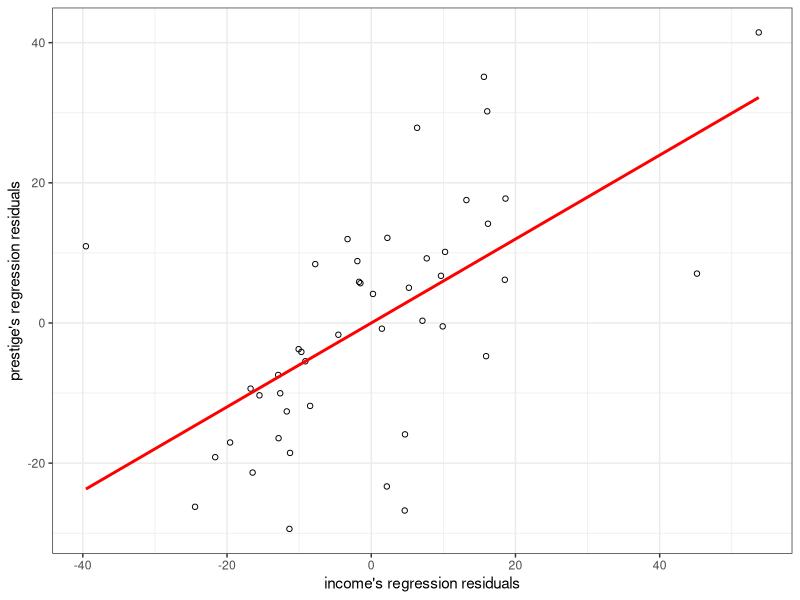
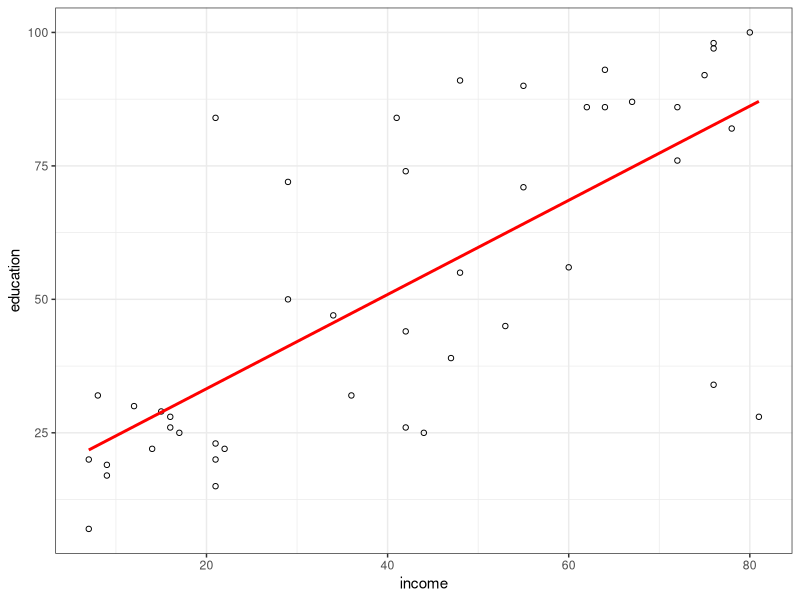
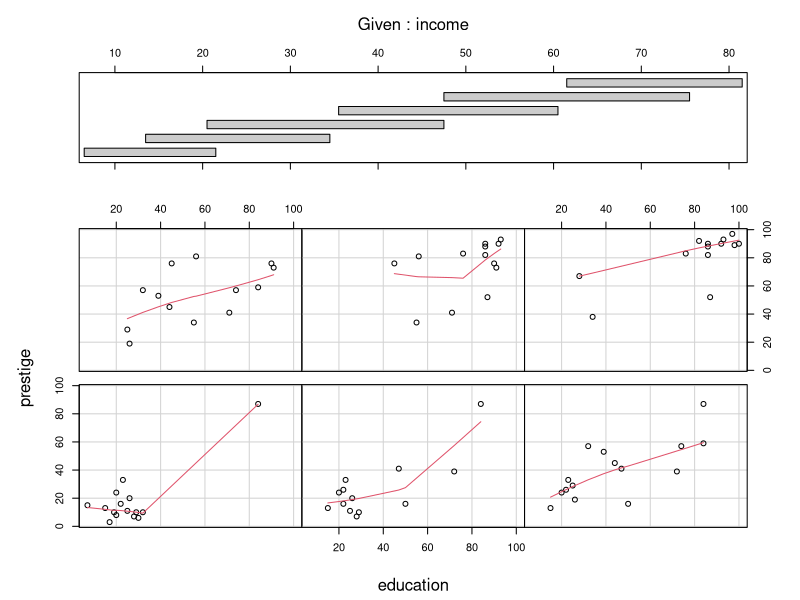
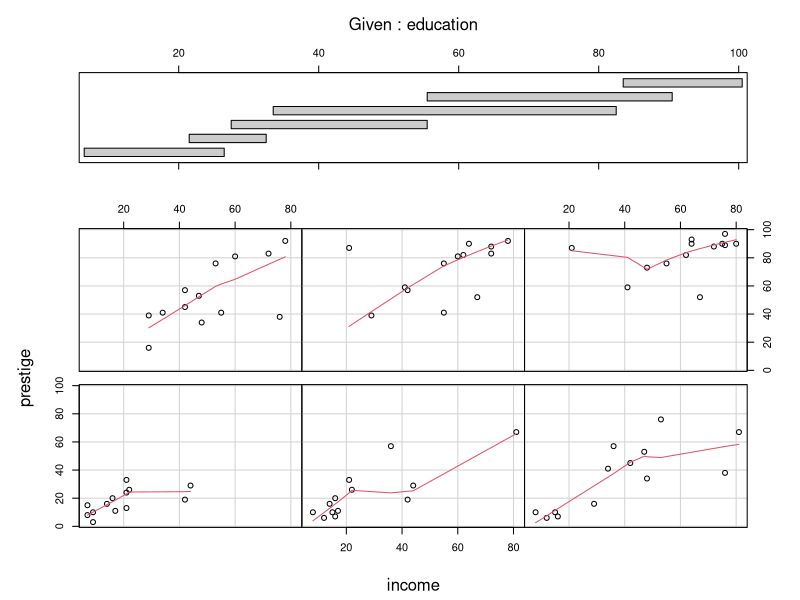
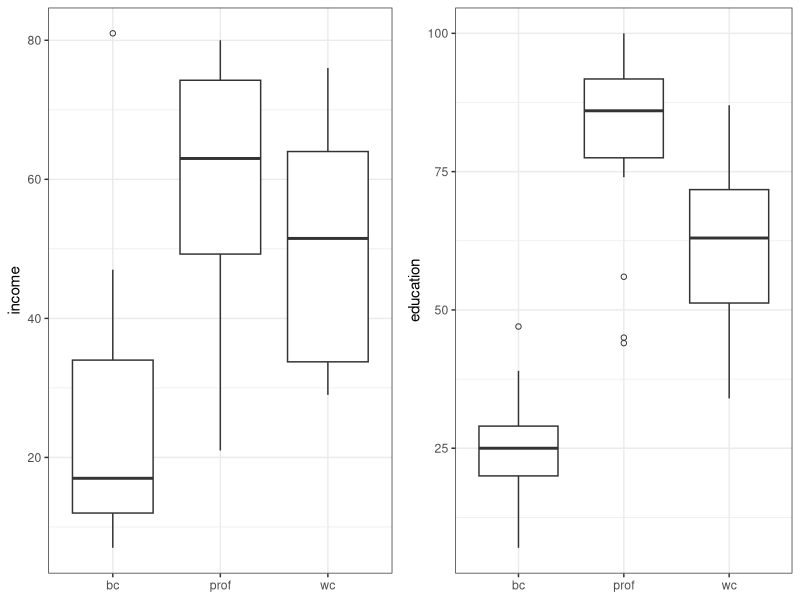
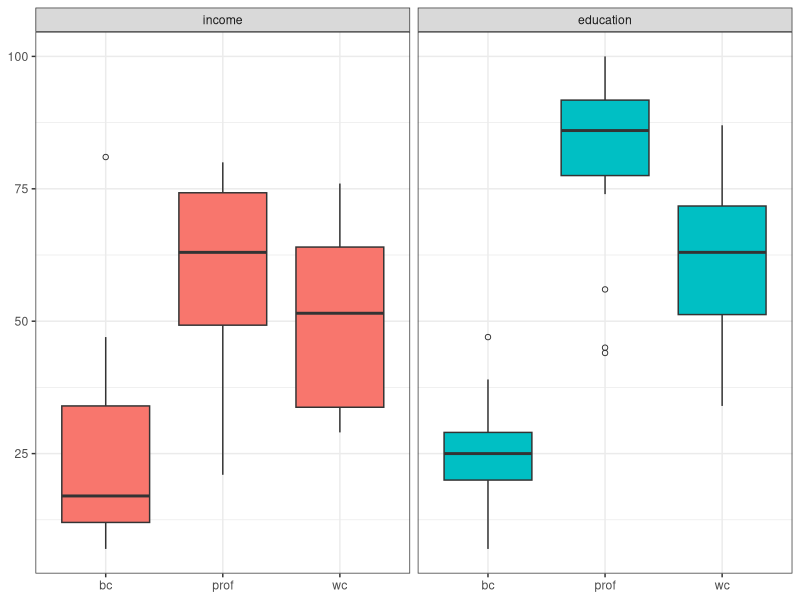
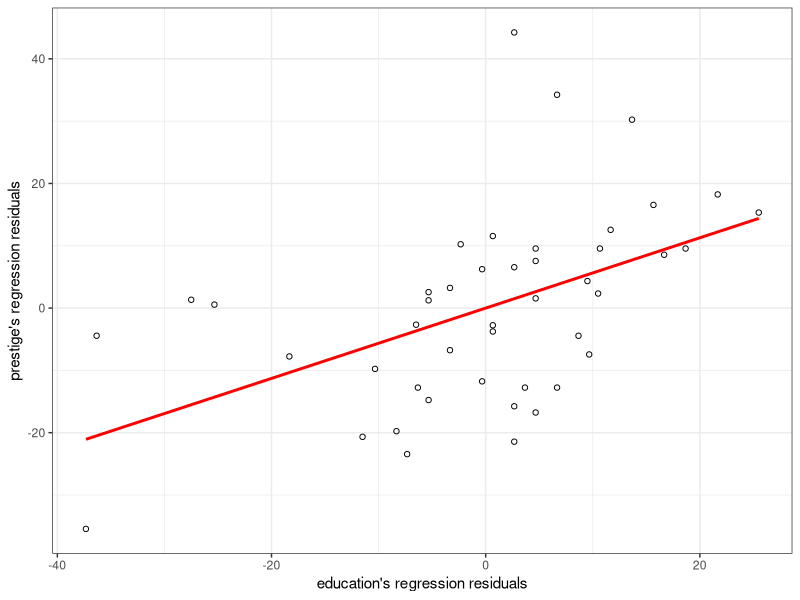
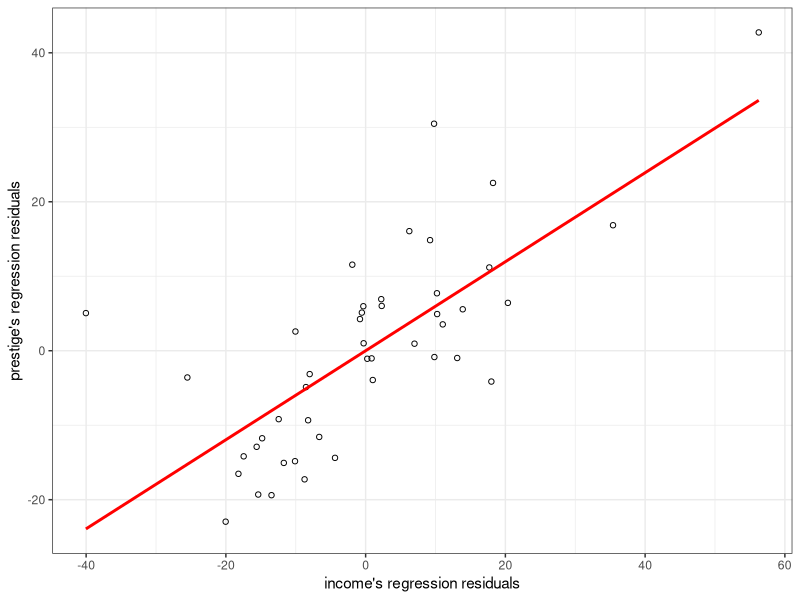

Here is the R script that generated these plots, in order:
# Februrary 26, 2014
# Outline:
#   1. Investigate added-variable plots (aka avPlots, partial regression plots)
#      with real data.
#   2. Do a simulation study to show how R^2 increases in a few cases

# 1. av plots
# What are they?
# See: Wikipedia: https://en.wikipedia.org/wiki/Partial_regression_plot
# But, in a (not so terse) nutshell:
# The residuals from Y ~ X1 + X2 gives us a sense of how much variability in Y 
# is not captured by X1 and X2. Hence, the residuals from Z ~ X1 + X2 tell us
# how much variability resides in Z that is not explained by X1 + X2. If the
# residual vectors from these two vectors "have nothing to do with each other"
# Then it would stand to reason adding the extra variability from Z into the
# model "X1 + X2 + Z" shouldn't really do a better job capturing the
# variability in Y.
# If the residuals are strongly correlated, then introducing Z to the model
# can give us a better chance at modeling the leftover variability in Y through
# Z. 

library(car) # contains Duncan's occupation data, and avPlots
data(Duncan)

baseModel <- lm(prestige ~ education, data=Duncan)
summary(baseModel)

partialReg <- lm(income ~ education, data=Duncan)
summary(partialReg)

# make the avplot by hand with ggplot2
library(ggplot2)

#####
# Multiple plot function 
# http://www.cookbook-r.com/Graphs/Multiple_graphs_on_one_page_(ggplot2)/
#
# ggplot objects can be passed in ..., or to plotlist (as a list of ggplot
# objects)
# - cols:   Number of columns in layout
# - layout: A matrix specifying the layout. If present, 'cols' is ignored.
#
# If the layout is something like matrix(c(1,2,3,3), nrow=2, byrow=TRUE),
# then plot 1 will go in the upper left, 2 will go in the upper right, and
# 3 will go all the way across the bottom.

multiplot <- function(..., plotlist=NULL, file, cols=1, layout=NULL) {
  require(grid)
  
  # Make a list from the ... arguments and plotlist
  plots <- c(list(...), plotlist)
  
  numPlots = length(plots)
  
  # If layout is NULL, then use 'cols' to determine layout
  if (is.null(layout)) {
    # Make the panel
    # ncol: Number of columns of plots
    # nrow: Number of rows needed, calculated from # of cols
    layout <- matrix(seq(1, cols * ceiling(numPlots/cols)),
                     ncol = cols, nrow = ceiling(numPlots/cols))
  }
  
  if (numPlots==1) {
    print(plots[[1]])
    
  } else {
    # Set up the page
    grid.newpage()
    pushViewport(viewport(layout = grid.layout(nrow(layout), ncol(layout))))
    
    # Make each plot, in the correct location
    for (i in 1:numPlots) {
      # Get the i,j matrix positions of the regions that contain this subplot
      matchidx <- as.data.frame(which(layout == i, arr.ind = TRUE))
      
      print(plots[[i]], vp = viewport(layout.pos.row = matchidx$row,
                                      layout.pos.col = matchidx$col))
    }
  }
}
#####

makeGGScatter <- function(X, Y, .res=FALSE) {
  axisLabels <- if (.res) {
    paste0(c(substitute(X), substitute(Y)),
           "'s regression residuals")
  } else {
    paste0(c(substitute(X), substitute(Y)))
  }
  
  ggplot(data=data.frame(X=X,Y=Y), aes(x=X, y=Y)) +
    geom_point(shape=1) +
    stat_smooth(method="lm", se=FALSE, color='red') +
    theme_bw() +
    labs(x=axisLabels[1],
         y=axisLabels[2],
         title=NULL)
}

partialRegRes <- partialReg$residuals
baseModelRes <- baseModel$residuals

within(data=data.frame(), expr={
  income <- partialRegRes
  prestige <- baseModelRes
  ggAVPlot <- makeGGScatter(income, prestige, .res=TRUE)
  show(ggAVPlot)  
})

cor(partialRegRes, baseModelRes) # 0.61 <- this is fairly high

# Now, we check out the extended model: "income + education"
extendedModel <- lm(prestige ~ income + education, data=Duncan)
summary(extendedModel)

# calculate R^2 of the two models
calcR2Increase <- function(baseModel, extendedModel) {
  extendedModelR2 <- var(extendedModel$fitted.values)/var(Duncan$prestige)
  baseModelR2 <- var(baseModel$fitted.values)/var(Duncan$prestige)
  
  # find the percent increase
  abs(baseModelR2 - extendedModelR2) / baseModelR2 
}

calcR2Increase(baseModel, extendedModel) # approximately 14%  

# look at colinearity between income and education
cor(Duncan$income, Duncan$education) # 0.7245

# Let's do some EDA on these variables
with(data=Duncan, makeGGScatter(income, education, FALSE)) # seem pretty colinear

coplot(prestige ~ education | income, data=Duncan, panel=panel.smooth, span=.99)
coplot(prestige ~ income | education, data=Duncan, panel=panel.smooth, span=.99)
# ^^ so prestige conditioning out a variable doesn't completely kill
# predictability of the remainder of the model

# Now, let's consider adding the other variable: "type".
# First, let's do some basic EDA
incVsType <- ggplot(data=Duncan, aes(x=type, y=income)) +
  geom_boxplot(outlier.shape=1) + 
  labs(x=NULL, title=NULL) +
  theme_bw()

educVsType <- ggplot(data=Duncan, aes(x=type, y=education)) +
  geom_boxplot(outlier.shape=1) + 
  labs(x=NULL, title=NULL) +
  theme_bw()

multiplot(incVsType, educVsType, cols = 2)

# Alternatively,
library(reshape2)
ggplot(data=melt(data=Duncan,id.vars=c("type"),
                 measure.vars=c("income", "education")),
       aes(x=type, y=value, fill=variable)) +
  geom_boxplot(outlier.shape=1) +
  scale_fill_discrete(guide=FALSE) +
  facet_grid(~variable, scales="free_y") +
  theme_bw() +
  labs(x=NULL, title=NULL, y=NULL)

# so there's a clear trend between type and income (education)
# Let's try and do the regression "type ~ income + education"

partialReg2 <- lm(factor(type) ~ income + education, data=Duncan)

# STOP! You guys don't know how to predict categorical output, yet.
# Without using this residuals, let's add type to the model, anyway and see
# how the R^2 increases.

extendedModel2 <- lm(prestige ~ income + education + type, data=Duncan)
summary(extendedModel2)

# Notice: dummy cariables for type aren't very significant -- an indicator that
# income and education are doing most of the heavy lifting.

calcR2Increase(extendedModel, extendedModel2) # approximately 10%
calcR2Increase(baseModel, extendedModel2) # approximately 25%

# this exercise was partly to remind you the limitations of our tools.
# now, let's do this all over, but with our base model being just "~ type".

baseModel <- lm(prestige ~ type, data=Duncan)
extendedModel <- lm(prestige ~ type + education, data=Duncan)

calcR2Increase(baseModel, extendedModel) # approximately 8%

# let's check out the avplot
within(data=data.frame(), {
  education <- resid(lm(education ~ type, data=Duncan))
  prestige <- resid(baseModel)
  avPlot <- makeGGScatter(education, prestige, .res=TRUE)
  show(avPlot)
  print(cor(education, prestige)) # about 0.491
})

partialReg2 <- lm(income ~ type + education, data=Duncan)
summary(partialReg2) 

# what does the avplot tell us?
within(data=data.frame(), {
  income <- resid(partialReg2)
  prestige <- resid(extendedModel)
  avPlot <- makeGGScatter(income, prestige, .res=TRUE)
  show(avPlot)
  print(cor(income, prestige)) # about 0.727
})
# where the model fails to explain prestige's behaviour, it also fails to
# explain income's behaviour. => we shouldn't expect to glean too much more
# by adding income to the model

calcR2Increase(extendedModel,extendedModel2) # about 12%
calcR2Increase(baseModel, extendedModel2) # about 21%

# Don't let the numbers above fool you: R^2 will always increase with the
# addition of predictors (assuming you're adding new predictors that aren't 
# linear combinations of previous predictors)

analyzePartialReg <- function(baseModel, partialReg) {
  partialRegResiduals <- resid(partialReg)
  baseModelResiduals <- resid(baseModel)
  avPlot <- makeGGScatter(partialRegResiduals, baseModelResiduals)
  show(avPlot)
  cor(partialRegResiduals,baseModelResiduals)
}

# 2. Simulation study: the various ways R^2 can increase.
#   a) X1,X2 not correlated, both predictive of y

set.seed(1234)
eps <- rnorm(100)
X1 <- rnorm(100, mean=2, sd=1)
X2 <- rnorm(100, mean=-3, sd=1)
Y <- 1 + X1 + X2 + X2^2 + eps

makeGGScatter(X1, X2)
makeGGScatter(X1, Y)
makeGGScatter(X2, Y)

baseModel <- lm(Y ~ X1)
partialReg <- lm(X2 ~ X1)

analyzePartialReg(baseModel, partialReg) # cor \approx -0.93
extendedModel <- lm(Y ~ X1 + X2)
calcR2Increase(baseModel, extendedModel) # > 53x increase!
summary(extendedModel) # R^2 = 0.8639

# ^^ X1 does a crap job predicting X2 (understandably), however
# because of X2 contains a lot of the variability in Y a lot of what X1 can't
# explain about X2 overlaps with what it can't explain about Y. 

# Since we see that Y may vary quadratically with X2, consider doing this
# one more time
X3 <- X2^2
baseModel <- extendedModel
partialReg <- lm(X3 ~ X1 + X2)
summary(partialReg) 
# ^^ R^2 = 0.9265 => this captures a lot of the variability

analyzePartialReg(baseModel, partialReg) # cor \approx 0.84
# ^^ where/how X1 + X2 fails to explain Y has heavy overlap with where/how
# it fails to explain X3. Perhaps part of the background process that generated
# X3 has a hand in the generation of Y?

extendedModel <- lm(Y ~ X1 + X2 + X3)
calcR2Increase(baseModel, extendedModel) # < 11.5% increase
summary(extendedModel) # R^2 = 0.9602

# 2.b) X1,X2 not correlated, only 1 predictive of y

Y <- 1 + X1^2 + eps
makeGGScatter(X1, X2)
makeGGScatter(X1, Y)
makeGGScatter(X2, Y)

baseModel <- lm(Y ~ X1)
summary(baseModel) # R^2 = 0.9682

partialReg <- lm(X2 ~ X1) # R^2 = 0.0086
analyzePartialReg(baseModel, partialReg) # cor less than 0.082
# ^^ residuals are very loosely correlated:
# the phenomena underlying Y and X2 (once X1 is taken into account)
# don't have a very strong link. Shouldn't expect an large increase in R^2
extendedModel <- lm(Y ~ X1 + X2)
calcR2Increase(baseModel, extendedModel) # < 0.5% increase (> 0, though)

# 2.c) X1,X2 correlated, still both significant for Beta
set.seed(1234)
X2 <- X1^2 + rnorm(100, sd=0.5)
cor(X1, X2) # 0.9208464
Y <- 1 + X1 + X2 + eps
makeGGScatter(X1, X2)
makeGGScatter(X1, Y)
makeGGScatter(X2, Y)

baseModel <- lm(Y ~ X1) # R^2 = 0.8414
partialReg <- lm(X2 ~ X1) # R^2 = 0.848
analyzePartialReg(baseModel, partialReg) # cor \approx 0.903
# source of error seems to come from similar places
extendedModel <- lm(Y ~ X1 + X2)
summary(extendedModel) 
# all coefficients are highly significant
# R^2 = 0.9707 which isn't surprising since we've hit the model near dead-on
calcR2Increase(baseModel, extendedModel) # < 16% increase

# 2.d) X1,X2 correlated, jointly predictive of y, neither significant Beta
set.seed(1234)

X1 <- sample(x=0:1, size=25, replace=TRUE)
X2 <-sapply(X1, function(x) {
  if (x==1) {
    sample(x=0:1,size=1,prob=c(0.3,0.7))
  } else {
    sample(x=0:1,size=1,prob=c(0.7,0.3))
  }
})
cor(X1, X2)
Y <- 1 - X1 - 0.5*X2 + rnorm(n=length(X1), sd=2)

makeGGScatter(X1, X2) # cor(X1, X2)
makeGGScatter(X1, Y) # cor(X1, Y) 
makeGGScatter(X2, Y) # cor(X2, Y)

# check that X1 and X2 are jointly predictive
simData <- data.frame(X1, X2, Y, Breaks=cut(Y,breaks=4))

yVsX1X2 <- ggplot(data=simData, aes(x=X1, y=X2, color=Breaks, shape=Breaks)) +
  geom_point(size=4, 
             alpha=0.75,
             position=position_jitter(width=0.05, height=0.05)) +
  theme_bw()

show(yVsX1X2)

baseModel <- lm(Y ~ X1) # R^2 = 0.01218
partialReg <- lm(X2 ~ X1)
analyzePartialReg(baseModel, partialReg) # cor \approx -0.0295
extendedModel <- lm(Y ~ X1 + X2)
summary(extendedModel) # all coefficients are insignificant
# ^^ R^2 = 0.01304
calcR2Increase(baseModel, extendedModel) # < 7.1% increase in R^2

# reconsider using LM with X1 and X2 as factors
# ... doesn't work.
Z1 <- as.factor(X1); Z2 <- as.factor(X2)
baseModel <- lm(Y ~ Z1) # R^2 = 0.01218
partialReg <- lm(X2 ~ Z1)
analyzePartialReg(baseModel, partialReg) # cor \approx -0.0295
extendedModel <- lm(Y ~ Z1 + Z2)
summary(extendedModel) # all coefficients are insignificant
# ^^ R^2 = 0.01304
calcR2Increase(baseModel, extendedModel) # < 7.1% increase in R^2
